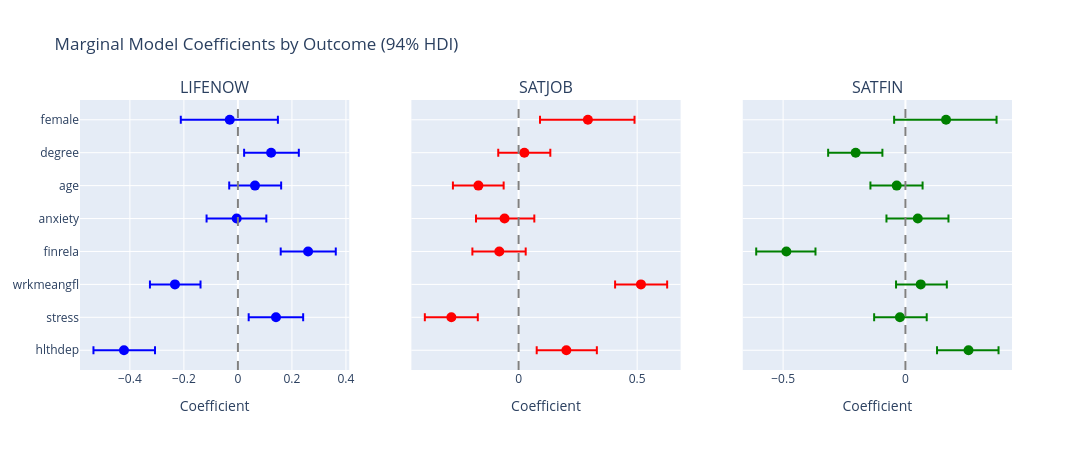

Here is the notebook cell this chart was saved with:
### Code cell
# Visualize coefficient comparison for all three outcomes
fig = make_subplots(rows=1, cols=3, subplot_titles=['LIFENOW', 'SATJOB', 'SATFIN'], shared_yaxes=True)

colors = ['blue', 'red', 'green']
outcome_data = [
    (comparison_df['LIFENOW_mean'], comparison_df['LIFENOW_hdi_low'], comparison_df['LIFENOW_hdi_high']),
    (comparison_df['SATJOB_mean'], comparison_df['SATJOB_hdi_low'], comparison_df['SATJOB_hdi_high']),
    (comparison_df['SATFIN_mean'], comparison_df['SATFIN_hdi_low'], comparison_df['SATFIN_hdi_high']),
]

for col, (means, hdi_low, hdi_high) in enumerate(outcome_data, 1):
    fig.add_trace(go.Scatter(
        x=means,
        y=comparison_df['Predictor'],
        mode='markers',
        marker=dict(size=10, color=colors[col-1]),
        error_x=dict(
            type='data',
            symmetric=False,
            array=hdi_high - means,
            arrayminus=means - hdi_low
        ),
        showlegend=False
    ), row=1, col=col)
    fig.add_vline(x=0, line_dash='dash', line_color='gray', row=1, col=col)

fig.update_layout(
    title='Marginal Model Coefficients by Outcome (94% HDI)',
    height=450, width=1100
)
for col in range(1, 4):
    fig.update_xaxes(title_text='Coefficient', row=1, col=col)
fig.show()

### Figure 1 — Plotly figure (JSON) as saved in the notebook; plotly's stock layout.template omitted (floating-point values rounded to 4 significant figures)
{"data": [{"error_x": {"array": [0.115, 0.1006, 0.09465, 0.1025, 0.1098, 0.09687, 0.1026, 0.1782], "arrayminus": [0.113, 0.1011, 0.09261, 0.1014, 0.1115, 0.0954, 0.09993, 0.1813], "symmetric": false, "type": "data"}, "marker": {"color": "blue", "size": 10}, "mode": "markers", "showlegend": false, "type": "scatter", "x": [-0.4219, 0.141, -0.2331, 0.2598, -0.004546, 0.06321, 0.1229, -0.0302], "xaxis": "x", "y": ["hlthdep", "stress", "wrkmeangfl", "finrela", "anxiety", "age", "degree", "female"], "yaxis": "y"}, {"error_x": {"array": [0.1286, 0.1115, 0.1105, 0.1114, 0.1255, 0.1065, 0.1095, 0.1966], "arrayminus": [0.1251, 0.1118, 0.109, 0.1134, 0.1202, 0.1074, 0.1101, 0.2018], "symmetric": false, "type": "data"}, "marker": {"color": "red", "size": 10}, "mode": "markers", "showlegend": false, "type": "scatter", "x": [0.2014, -0.2835, 0.5159, -0.08137, -0.05921, -0.1695, 0.02435, 0.2922], "xaxis": "x2", "y": ["hlthdep", "stress", "wrkmeangfl", "finrela", "anxiety", "age", "degree", "female"], "yaxis": "y2"}, {"error_x": {"array": [0.1227, 0.1095, 0.1067, 0.119, 0.1254, 0.1057, 0.1092, 0.2065], "arrayminus": [0.1287, 0.1053, 0.1009, 0.1232, 0.1281, 0.1075, 0.1125, 0.2122], "symmetric": false, "type": "data"}, "marker": {"color": "green", "size": 10}, "mode": "markers", "showlegend": false, "type": "scatter", "x": [0.2579, -0.02253, 0.06251, -0.4867, 0.05052, -0.03559, -0.2034, 0.166], "xaxis": "x3", "y": ["hlthdep", "stress", "wrkmeangfl", "finrela", "anxiety", "age", "degree", "female"], "yaxis": "y3"}], "layout": {"annotations": [{"font": {"size": 16}, "showarrow": false, "text": "LIFENOW", "x": 0.1444, "xanchor": "center", "xref": "paper", "y": 1, "yanchor": "bottom", "yref": "paper"}, {"font": {"size": 16}, "showarrow": false, "text": "SATJOB", "x": 0.5, "xanchor": "center", "xref": "paper", "y": 1, "yanchor": "bottom", "yref": "paper"}, {"font": {"size": 16}, "showarrow": false, "text": "SATFIN", "x": 0.8556, "xanchor": "center", "xref": "paper", "y": 1, "yanchor": "bottom", "yref": "paper"}], "height": 450, "shapes": [{"line": {"color": "gray", "dash": "dash"}, "type": "line", "x0": 0, "x1": 0, "xref": "x", "y0": 0, "y1": 1, "yref": "y domain"}, {"line": {"color": "gray", "dash": "dash"}, "type": "line", "x0": 0, "x1": 0, "xref": "x2", "y0": 0, "y1": 1, "yref": "y2 domain"}, {"line": {"color": "gray", "dash": "dash"}, "type": "line", "x0": 0, "x1": 0, "xref": "x3", "y0": 0, "y1": 1, "yref": "y3 domain"}], "title": {"text": "Marginal Model Coefficients by Outcome (94% HDI)"}, "width": 1100, "xaxis": {"anchor": "y", "domain": [0, 0.2889], "title": {"text": "Coefficient"}}, "xaxis2": {"anchor": "y2", "domain": [0.3556, 0.6444], "title": {"text": "Coefficient"}}, "xaxis3": {"anchor": "y3", "domain": [0.7111, 1], "title": {"text": "Coefficient"}}, "yaxis": {"anchor": "x", "domain": [0, 1]}, "yaxis2": {"anchor": "x2", "domain": [0, 1], "matches": "y", "showticklabels": false}, "yaxis3": {"anchor": "x3", "domain": [0, 1], "matches": "y", "showticklabels": false}}}
